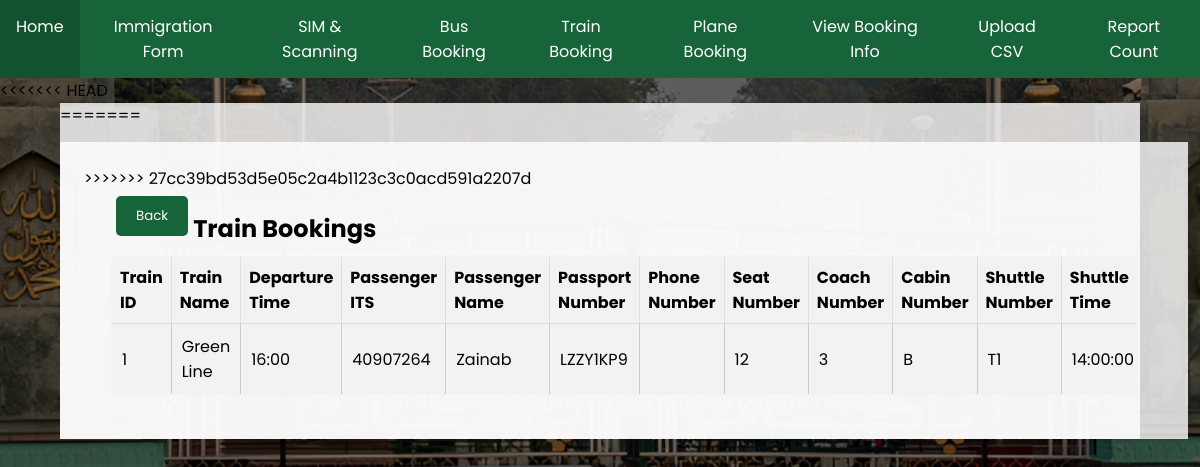
The app's page /train_info/ with its own data.
### database.py (models this page shows, shortened)
class BookingInfo(Base):
    __tablename__ = "booking_info"
    Mode = Column(Integer, index=True)
    ITS = Column(Integer, ForeignKey('master.ITS'), primary_key=True, index=True)
    Issued = Column(Boolean)
    Departed = Column(Boolean)
    Self_Issued = Column(Boolean, default=False)
    seat_number = Column(String)
    bus_number = Column(Integer)
    train_id = Column(Integer, ForeignKey("train.id"), nullable=True)
    plane_id = Column(Integer, ForeignKey("plane.plane_id"), nullable=True)
    coach_number = Column(String)
    cabin_number = Column(String)

class Train(Base):
    __tablename__ = "train"
    id = Column(Integer, primary_key=True, index=True, autoincrement=True)
    train_name = Column(String, nullable=False)
    departure_time = Column(Time, nullable=False)

class Master(Base):
    __tablename__ = "master"
    ITS = Column(Integer, primary_key=True, index=True)
    first_name = Column(String)
    middle_name = Column(String)
    last_name = Column(String)
    DOB = Column(Date)
    passport_No = Column(String, unique=True)
    passport_Expiry = Column(Date)
    Visa_No = Column(String, unique=True)
    Mode_of_Transport = Column(String)
    phone = Column(String, nullable=True)
    arrived = Column(Boolean, default=False)
    timestamp = Column(DateTime, default=func.now())

### main.py (the view)
@app.get("/train_info/", response_class=HTMLResponse)
async def view_train_booking(request: Request, db: Session = Depends(get_db)):
    booking_query = db.query(
        BookingInfo.train_id,
        BookingInfo.ITS,
        BookingInfo.seat_number,
        BookingInfo.coach_number,
        BookingInfo.cabin_number
    ).filter(BookingInfo.Mode == 2).subquery()
    master_query = db.query(
        Master.ITS.label('master_ITS'),
        Master.first_name,
        Master.passport_No,
        Master.phone
    ).subquery()
    train_query = db.query(
        Train.id.label('train_id'),
        Train.train_name,
        Train.departure_time
    ).subquery()
    result = db.query(
        booking_query.c.train_id,
        master_query.c.first_name,
        master_query.c.passport_No,
        master_query.c.phone,
        booking_query.c.ITS,
        booking_query.c.seat_number,
        booking_query.c.coach_number,
        booking_query.c.cabin_number,
        train_query.c.train_name,
        train_query.c.departure_time,
        func.strftime('%H:%M:%S', func.datetime(train_query.c.departure_time, '-2 hours')).label('shuttle_time')
    ).join(
        master_query, master_query.c.master_ITS == booking_query.c.ITS
    ).join(
        train_query, train_query.c.train_id == booking_query.c.train_id
    ).all()
    booking_details = [
        {
            "train_id": row.train_id,
            "train_name": row.train_name,
            "departure_time": row.departure_time,
            "shuttle_time": row.shuttle_time,
            "ITS": row.ITS,
            "passenger_name": row.first_name,
            "passport_number": row.passport_No,
            "phone_number": row.phone,
            "seat_number": row.seat_number,
            "coach_number": row.coach_number,
            "cabin_number": row.cabin_number
        }
        for row in result
    ]
    if not booking_details:
        print("No bookings")
    return templates.TemplateResponse('train_bookings.html', {"request": request, "bookings": booking_details})

### templates/train_bookings.html
{% extends "base.html" %}
{% block content %}
<div class="container" style="width: 95%; overflow-y: scroll; overflow-x: hidden;">
  <button style="float:left; font-family: poppins; margin-bottom: 1rem;" onclick="window.history.go(-1);">Back</button>
<h2>Train Bookings</h2>
{% if not bookings %}
    <p>No train bookings found.</p>
{% else %}
    <table border="1">
      <thead>
        <tr>
          <th>Train ID</th>
          <th>Train Name</th>
          <th>Departure Time</th>
          <th>Passenger ITS</th>
          <th>Passenger Name</th>
          <th>Passport Number</th>
          <th>Phone Number</th>
          <th>Seat Number</th>
          <th>Coach Number</th>
          <th>Cabin Number</th>
          <th>Shuttle Number</th>
          <th>Shuttle Time</th>
        </tr>
      </thead>
      <tbody>
        {% for booking in bookings %}
        <tr>
          <td>{{ booking.train_id }}</td>
          <td>{{ booking.train_name }}</td>
          <td>{{ booking.departure_time.strftime('%H:%M') }}</td>
          <td>{{ booking.ITS }}</td>
          <td>{{ booking.passenger_name }}</td>
          <td>{{ booking.passport_number }}</td>
          <td>{{ booking.phone_number }}</td>
          <td>{{ booking.seat_number }}</td>
          <td>{{ booking.coach_number }}</td>
          <td>{{ booking.cabin_number }}</td>
          <td>T{{ booking.train_id }}
          <td>{{ booking.shuttle_time }}</td>
        </tr>
        {% endfor %}
      </tbody>
    </table>
{% endif %}
  </div>
{% endblock %}

### static/styles.css (style rules this page uses)
body { margin: 0; padding: 0; font-family: 'Poppins', sans-serif; background-image: linear-gradient(rgba(0, 0, 0, 0.5), rgba(0, 0, 0, 0.5)), url('Login Page bg.png'); background-size: cover; }
.container { width: 90vw; margin: 0 auto; }
table { width: 100%; border-collapse: collapse; margin-bottom: 20px; background-color: #f2f2f2; }
table, th, td { border: 1px solid #ddd; }
th, td { padding: 8px; text-align: left; }
th { background-color: #f2f2f2; }
h1, h2, h3 { margin-bottom: 10px; }
button { background-color: #18643A; color: white; border: none; padding: 10px 20px; margin: 5px; cursor: pointer; border-radius: 5px; font-family: 'Poppins'; }
table { width: 100%; margin-bottom: 20px; border-collapse: collapse; border-radius: 5px; overflow: hidden; }
td { padding: 10px; border: 1px solid #ccc; text-align: left; }
th { text-align: left; }

### records on screen
BookingInfo: train_id "1", train_name "Green Line", departure_time "16:00", ITS "40907264", passenger_name "Zainab", passport_number "LZZY1KP9", seat_number "12", coach_number "3", cabin_number "B", shuttle_time "14:00:00"
